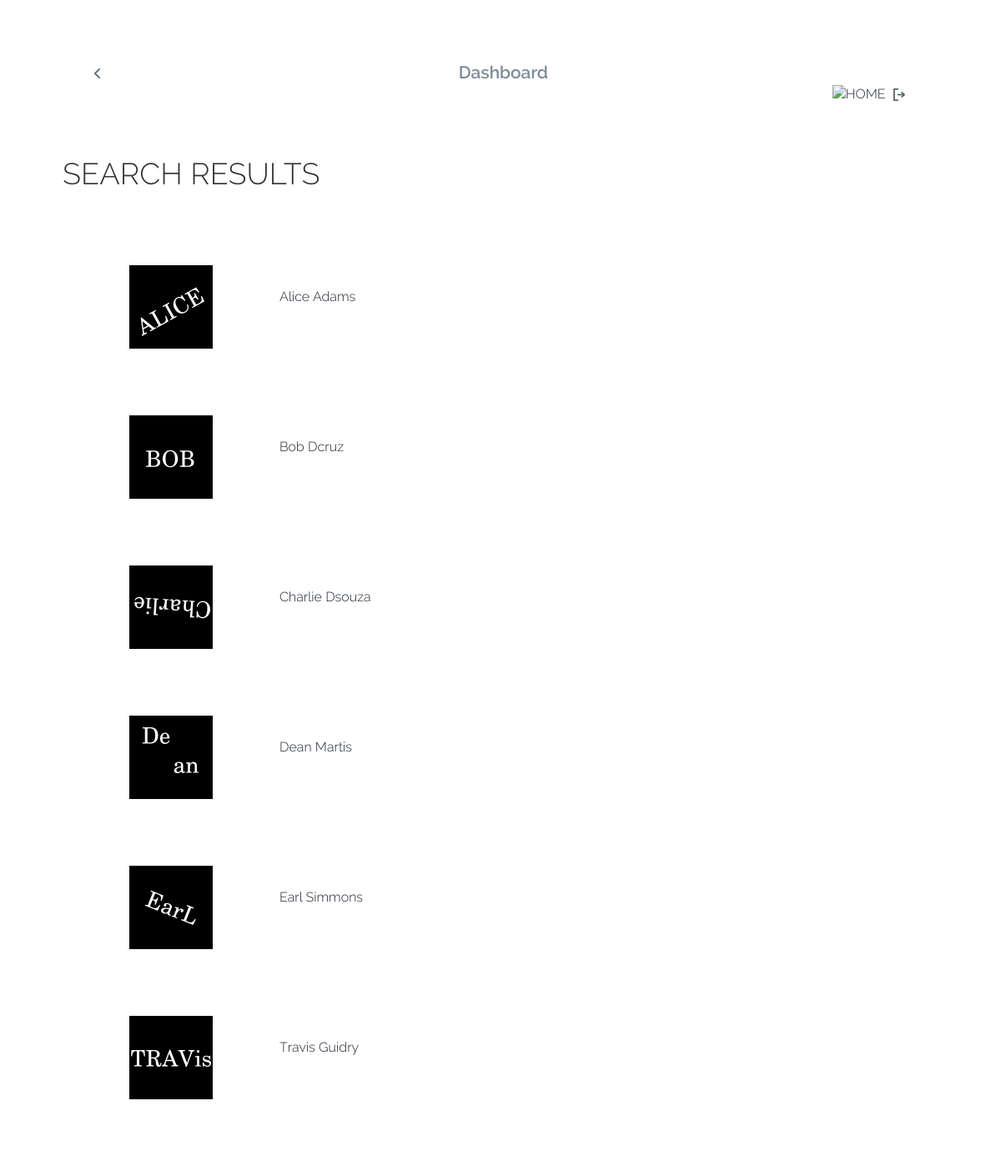
The app's page /SherlPHP/searchUsers.php with its own data.
### tables this page shows
CREATE TABLE user (     uname VARCHAR(50),
                        bio TEXT NULL,
                        lastname VARCHAR(50) NOT NULL,
                        firstname VARCHAR(50) NOT NULL,
                        password VARCHAR(64) NOT NULL,
                        lastlogintime DATETIME NULL,
                        city VARCHAR(50) NOT NULL,
                        birthdate DATE NOT NULL,
                        email VARCHAR(50) NOT NULL,
                        joindate DATE NOT NULL,
                        PRIMARY KEY (uname),
                        UNIQUE (email)
                    );

### SherlPHP/searchUsers.php (the view, shortened to what this page needs)
<!DOCTYPE HTML>
<html>
	<head>
		<link href="css/bootstrap.css" rel='stylesheet' type='text/css' />
		<link href="css/style.css" rel='stylesheet' type='text/css' />
   		<link rel="stylesheet" href="fonts/css/font-awesome.min.css">
	</head>
	<body>
    <?php
$uname = $_SESSION['name'];
 ?>
		<div class="container">
			<div class="top-header">
				<link type="text/css" rel="stylesheet" href="css/jquery.mmenu.all.css" />
				<div id="page">
					<div id="header">
						<a href="#menu-left"> </a>
					</div>
				</div>
				<div class="logo">
					<span>Dashboard </span>
				</div>
				<div style="float:right; width:100px;"> <a href="userHome.php"> <?php echo "<img src='images/user/$uname.jpg' style='width:50px; height:32px;'title='admin' alt='HOME' />"
 ?></a> <a href="logout.php"><img src="images/logout.png" alt="LOGOUT"/></a></div>
				<div class="clearfix"> </div>
			</div>
			<div class="content">
            <div style="background-color:#FFF">
            <h1>SEARCH RESULTS</h2>
				<?php
include "connectdb.php";
	$followee="%{$_POST['followee']}%";
if ($stmt = $mysqli->prepare("select u.uname, u.firstname,u.lastname from user u where u.uname like ?")) {
	$stmt->bind_param("s", $followee);
  $stmt->execute();
   $result = $stmt->get_result();
 $row_cnt = $result->num_rows;
 if($row_cnt==0){
	 echo "<script language='javascript'>alert('No user matched your search!');</script>";
	 echo "<script language='javascript'>javascript:history.go(-1)</script>";
 }
 else{
  ?>
   <table border ="0" style="border-collapse:separate; border-spacing:5em;"  >
   <?php
     while ($myrow = $result->fetch_assoc()) {
		 $myrow['uname']=htmlspecialchars($myrow['uname']);
		?>
        <tr >
        <td width="100"><?php echo "<img src='images/user/$myrow[uname].jpg' style='width:100px; height:100px;'/>";?></td>
        <td><a href="visitUserPage.php?user=<?=$myrow['uname'];?>" style="text-decoration:none;"><?=$myrow['firstname'];?>  <?=$myrow['lastname'];?></a><br /><br />
</td>
        </tr>
        <?php
	}
	echo '</table>';
 }
    }
?>
  </div>
			</div>
		</div>
	</body>
</html>

### SherlPHP/css/style.css (style rules this page uses)
html, body { font-family: 'Raleway-Light'; font-size: 100%; background: url(../purple-abstract-wallpaper-guitar.jpg) no-repeat center center fixed; -webkit-background-size: cover; -moz-background-size: cover; -o-background-size: cover; background-size: cover; }
body a { transition:0.5s all; -webkit-transition:0.5s all; -moz-transition:0.5s all; -o-transition:0.5s all; -ms-transition:0.5s all; }
.container { width:90%; margin:0 auto; }
#header a, .header a { display: block; width: 13px; height: 18px; position: absolute; top:32px; left: 20px; background: url(../images/arrow.png) no-repeat 0px 0px; }
.top-header { background: #FFF; width: 97.8%; position: relative; margin: 3em 15px 15px 15px; padding: 1.5em 1.2em; border-radius: 0.3em; -webkit-border-radius: 0.3em; -moz-border-radius: 0.3em; -o-border-radius: 0.3em; -ms-border-radius: 0.3em; }
.logo { float:left; width:100%; text-align:center; }
.logo span { color: #7D8B94; font-size: 1.3em; font-family: 'Raleway-SemiBold'; }
.content { margin-top: 1.5em; }

### records on screen
user: uname (picture), firstname "Alice", lastname "Adams"
user: shows a picture, firstname "Bob", lastname "Dcruz"
user: uname (picture), firstname "Charlie", lastname "Dsouza"
user: uname (picture), firstname "Dean", lastname "Martis"
user: uname (picture), firstname "Earl", lastname "Simmons"
user: uname (picture), firstname "Travis", lastname "Guidry"
